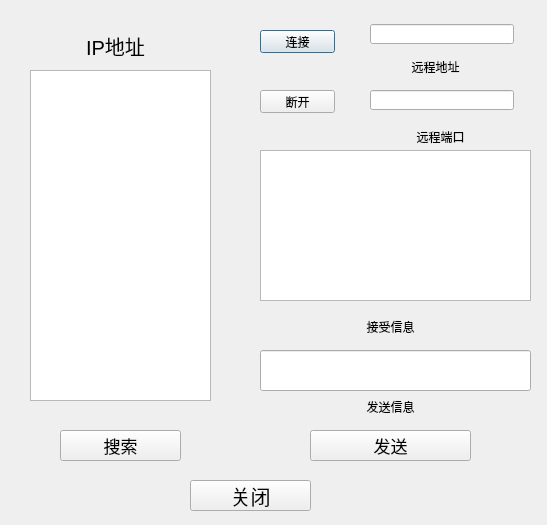
<?xml version="1.0" encoding="UTF-8"?>
<ui version="4.0">
 <class>UiIPSreach</class>
 <widget class="QDialog" name="UiIPSreach">
  <property name="geometry">
   <rect>
    <x>0</x>
    <y>0</y>
    <width>547</width>
    <height>525</height>
   </rect>
  </property>
  <property name="windowTitle">
   <string>Dialog</string>
  </property>
  <widget class="QLabel" name="labServerPort_4">
   <property name="geometry">
    <rect>
     <x>350</x>
     <y>390</y>
     <width>81</width>
     <height>34</height>
    </rect>
   </property>
   <property name="text">
    <string>发送信息</string>
   </property>
   <property name="alignment">
    <set>Qt::AlignCenter</set>
   </property>
  </widget>
  <widget class="QPushButton" name="ToConnect">
   <property name="geometry">
    <rect>
     <x>260</x>
     <y>30</y>
     <width>75</width>
     <height>23</height>
    </rect>
   </property>
   <property name="text">
    <string>连接</string>
   </property>
  </widget>
  <widget class="QPushButton" name="Disconnect">
   <property name="geometry">
    <rect>
     <x>260</x>
     <y>90</y>
     <width>75</width>
     <height>23</height>
    </rect>
   </property>
   <property name="text">
    <string>断开</string>
   </property>
  </widget>
  <widget class="QLabel" name="labServerPort_2">
   <property name="geometry">
    <rect>
     <x>400</x>
     <y>120</y>
     <width>81</width>
     <height>34</height>
    </rect>
   </property>
   <property name="text">
    <string>远程端口</string>
   </property>
   <property name="alignment">
    <set>Qt::AlignCenter</set>
   </property>
  </widget>
  <widget class="QListWidgetMouse" name="Mouselist">
   <property name="geometry">
    <rect>
     <x>30</x>
     <y>70</y>
     <width>181</width>
     <height>331</height>
    </rect>
   </property>
  </widget>
  <widget class="QLabel" name="labServerPort_3">
   <property name="geometry">
    <rect>
     <x>350</x>
     <y>310</y>
     <width>81</width>
     <height>34</height>
    </rect>
   </property>
   <property name="text">
    <string>接受信息</string>
   </property>
   <property name="alignment">
    <set>Qt::AlignCenter</set>
   </property>
  </widget>
  <widget class="QLineEdit" name="IP">
   <property name="geometry">
    <rect>
     <x>370</x>
     <y>24</y>
     <width>144</width>
     <height>20</height>
    </rect>
   </property>
  </widget>
  <widget class="QPushButton" name="FindIP">
   <property name="geometry">
    <rect>
     <x>60</x>
     <y>430</y>
     <width>121</width>
     <height>31</height>
    </rect>
   </property>
   <property name="font">
    <font>
     <pointsize>13</pointsize>
    </font>
   </property>
   <property name="text">
    <string>搜索</string>
   </property>
  </widget>
  <widget class="QLabel" name="labServerIP_2">
   <property name="geometry">
    <rect>
     <x>400</x>
     <y>50</y>
     <width>71</width>
     <height>34</height>
    </rect>
   </property>
   <property name="text">
    <string>远程地址</string>
   </property>
   <property name="alignment">
    <set>Qt::AlignCenter</set>
   </property>
  </widget>
  <widget class="QLabel" name="labServerPort_5">
   <property name="geometry">
    <rect>
     <x>60</x>
     <y>20</y>
     <width>111</width>
     <height>51</height>
    </rect>
   </property>
   <property name="font">
    <font>
     <pointsize>15</pointsize>
    </font>
   </property>
   <property name="text">
    <string>IP地址</string>
   </property>
   <property name="alignment">
    <set>Qt::AlignCenter</set>
   </property>
  </widget>
  <widget class="QPushButton" name="ClientSend">
   <property name="geometry">
    <rect>
     <x>310</x>
     <y>430</y>
     <width>161</width>
     <height>31</height>
    </rect>
   </property>
   <property name="font">
    <font>
     <pointsize>13</pointsize>
    </font>
   </property>
   <property name="text">
    <string>发送</string>
   </property>
  </widget>
  <widget class="QLineEdit" name="Port">
   <property name="geometry">
    <rect>
     <x>370</x>
     <y>90</y>
     <width>144</width>
     <height>20</height>
    </rect>
   </property>
  </widget>
  <widget class="QTextEdit" name="MsgMain">
   <property name="geometry">
    <rect>
     <x>260</x>
     <y>150</y>
     <width>271</width>
     <height>151</height>
    </rect>
   </property>
   <property name="readOnly">
    <bool>true</bool>
   </property>
  </widget>
  <widget class="QLineEdit" name="MainSend">
   <property name="geometry">
    <rect>
     <x>260</x>
     <y>350</y>
     <width>271</width>
     <height>41</height>
    </rect>
   </property>
  </widget>
  <widget class="QPushButton" name="pushButton">
   <property name="geometry">
    <rect>
     <x>190</x>
     <y>480</y>
     <width>121</width>
     <height>31</height>
    </rect>
   </property>
   <property name="font">
    <font>
     <pointsize>15</pointsize>
    </font>
   </property>
   <property name="text">
    <string>关闭</string>
   </property>
  </widget>
 </widget>
 <customwidgets>
  <customwidget>
   <class>QListWidgetMouse</class>
   <extends>QListWidget</extends>
   <header location="global">qlistwidgetmouse.h</header>
  </customwidget>
 </customwidgets>
 <resources/>
 <connections/>
</ui>
